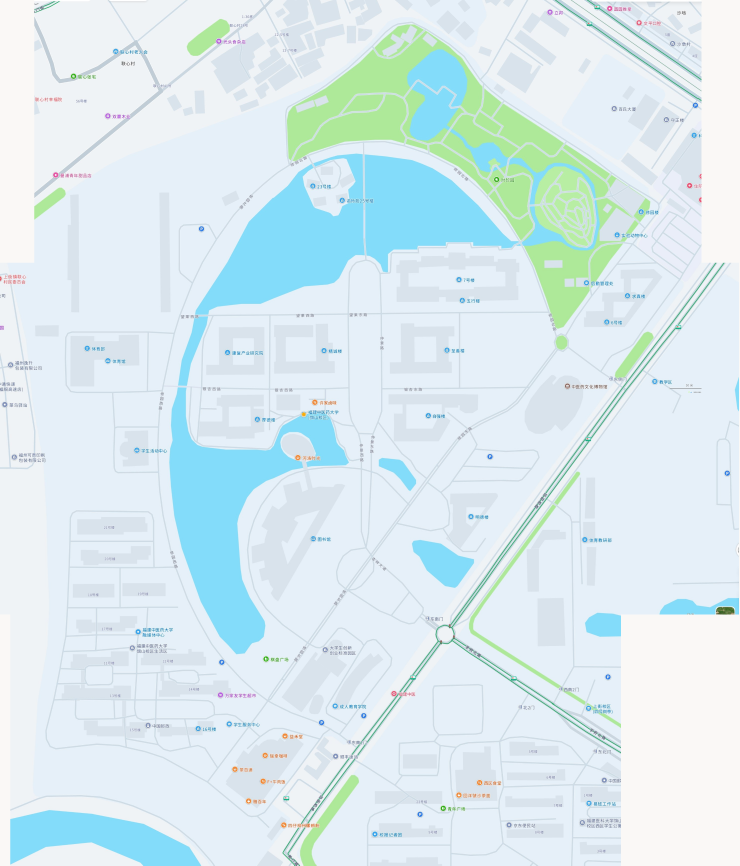
#> input picture _audit/campus_map_20261113/_data/amap/master.png, 2957 x 3463 px, found by its file name (shown at 1/4 size)
$ python r18_compids.py
#> lines starting #> are read from the running program, lines starting #| are printed output that depends on the picture
# -*- coding: utf-8 -*-
"""r18: component index overlay in 4 quadrant crops for visual identification."""
import os, json
import cv2, numpy as np

AMAP = r"C:\Users\Ko_Li\.openclaw\workspace\web\_audit\campus_map_20261113\_data\amap"
WORK = os.path.join(AMAP, "_work2")
raw = json.load(open(os.path.join(WORK, "extract_raw.json"), encoding="utf-8"))
#> (reads _audit/campus_map_20261113/_data/amap/_work2/extract_raw.json from the repository)
im = cv2.imread(os.path.join(AMAP, "master.png"))
#> im is the input picture: shape (3463, 2957, 3); mean B, G, R 240.3, 235.5, 217.7
H, W = im.shape[:2]
#> H = 3463; W = 2957

vis = im.copy()
for k, c in enumerate(raw["buildings"]):
    pts = np.array(c["points"], np.int32)
    cv2.polylines(vis, [pts], True, (0, 0, 255), 2)
    cx, cy = int(c["cx"]), int(c["cy"])
    txt = "%d" % k
    cv2.putText(vis, txt, (cx - 8, cy + 4), cv2.FONT_HERSHEY_SIMPLEX, 0.9, (255, 255, 255), 4, cv2.LINE_AA)
    cv2.putText(vis, txt, (cx - 8, cy + 4), cv2.FONT_HERSHEY_SIMPLEX, 0.9, (0, 0, 220), 2, cv2.LINE_AA)
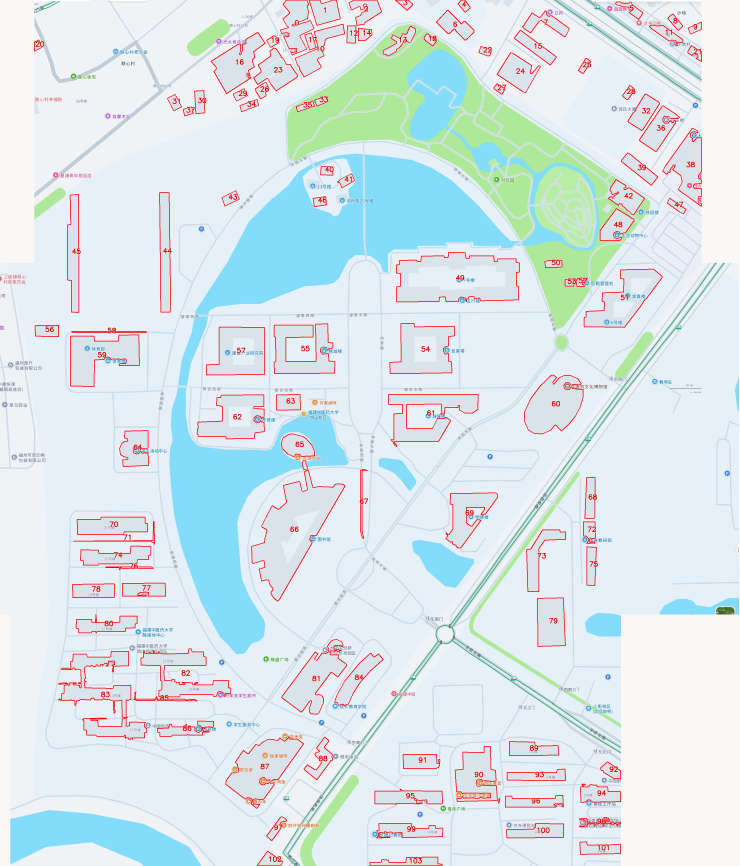
#> vis: shape (3463, 2957, 3) (shown at 1/4 size); mean B, G, R 235.5, 230.9, 218.3

quads = {
    "q_nw": (0, 0, W // 2 + 150, H // 2 + 100),
    "q_ne": (W // 2 - 150, 0, W, H // 2 + 100),
    "q_sw": (0, H // 2 - 100, W // 2 + 150, H),
    "q_se": (W // 2 - 150, H // 2 - 100, W, H),
}
for name, (x0, y0, x1, y1) in quads.items():
    c = vis[y0:y1, x0:x1]
    c = cv2.resize(c, (int(c.shape[1] * 0.82), int(c.shape[0] * 0.82)), interpolation=cv2.INTER_AREA)
    p = os.path.join(WORK, name + ".png")
    cv2.imwrite(p, c)
    print(p, c.shape)
#> this loop made 4 passes
#> pass 1, `c = vis[y0:y1, x0:x1]`:
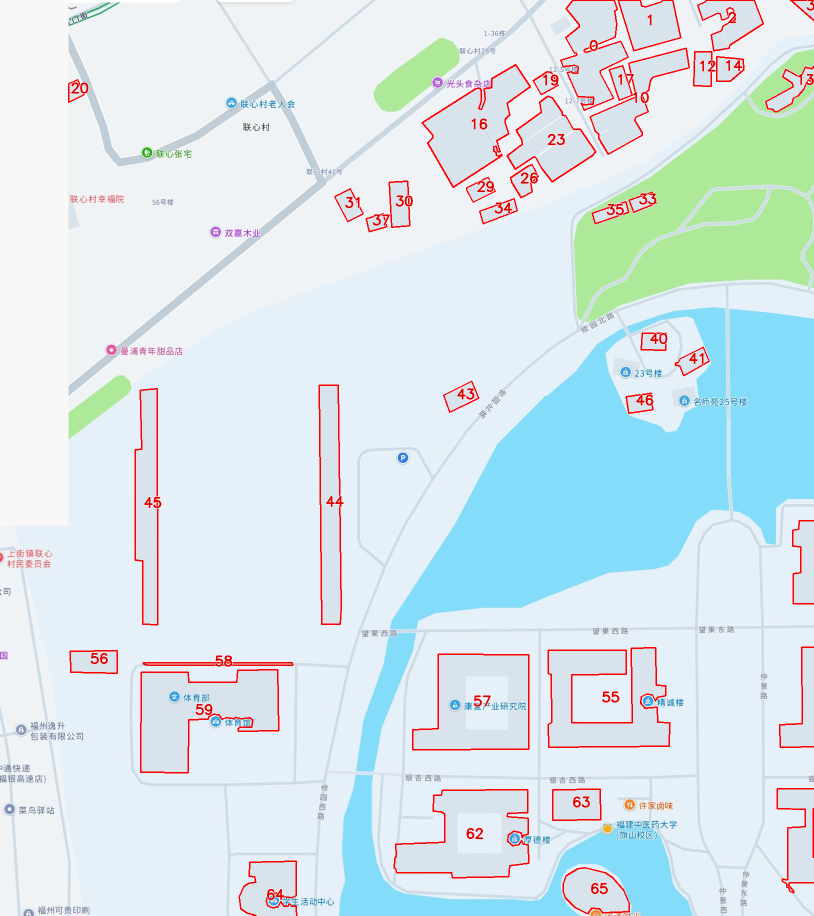
#> c: shape (1831, 1628, 3) (shown at 1/2 size); mean B, G, R 235.7, 230.6, 216.2
#> pass 2, `c = vis[y0:y1, x0:x1]`:
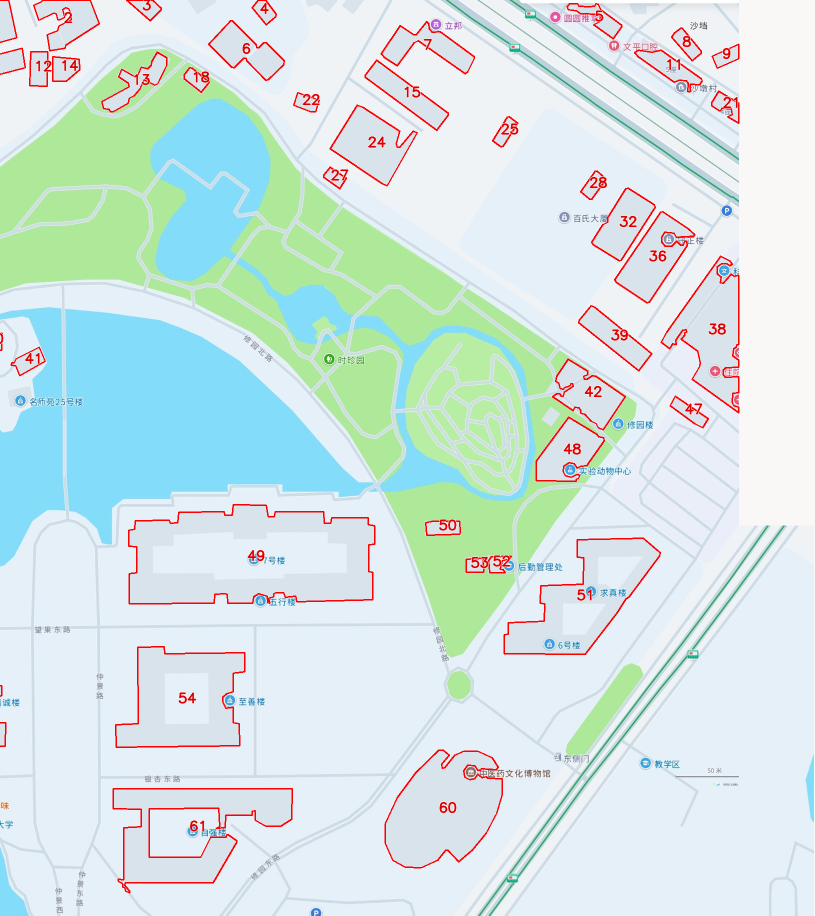
#> c: shape (1831, 1629, 3) (shown at 1/2 size); mean B, G, R 227.7, 229.6, 211.5
